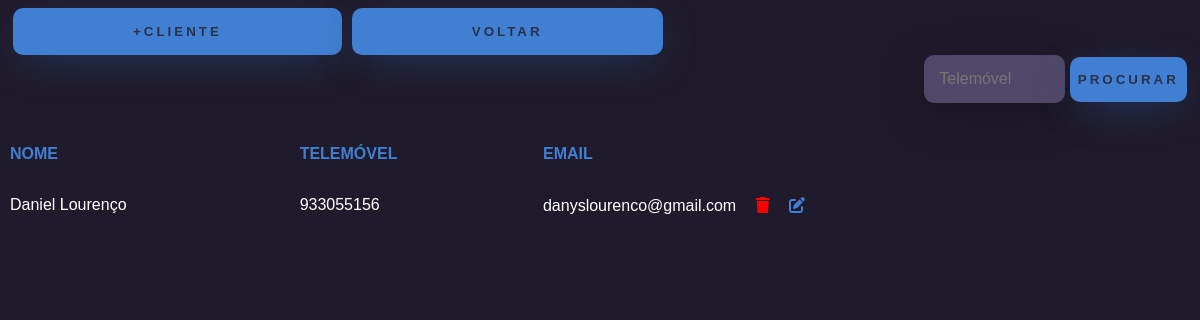
/clientes/, run on an earlier commit of the app's database.
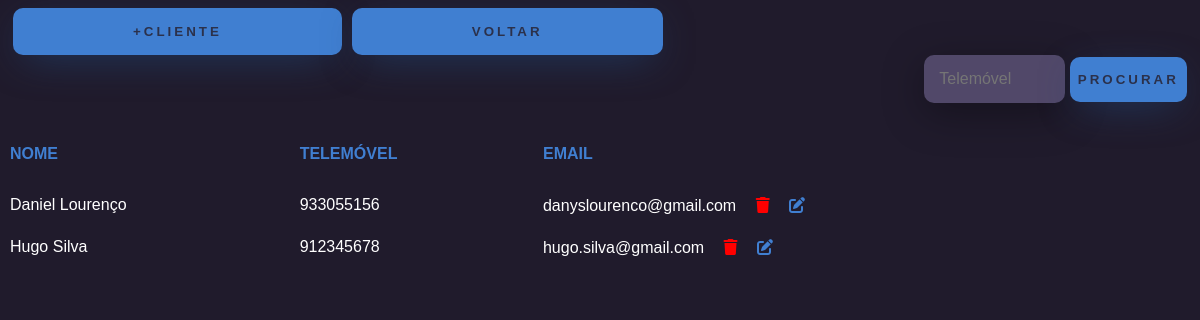
And on a later commit of the database.
### app/models.py (models this page shows, shortened)
class Cliente(models.Model):
    nome = models.CharField(max_length=100)
    apelido = models.CharField(max_length=100)
    telemovel = models.CharField(max_length=14, primary_key=True)
    email = models.EmailField(max_length=100)
    perm = models.CharField(max_length=50, default='cliente')

### app/views.py (the view)
# urls.py: path('clientes/',clientes,name="url_clientes"),
def clientes(request):
    filtro = request.GET.get('telemovel','')
    info = {}
    if filtro:
        info['clientes'] = Cliente.objects.filter(telemovel = filtro)
        return render(request,'lista_clientes.html',info)
    else:
        info['clientes'] = Cliente.objects.filter(perm='cliente')
        return render(request,'lista_clientes.html',info)

### app/templates/lista_clientes.html (shortened to what this page needs)
<!DOCTYPE html>
<html lang="en">
<head>
    {% load static %}
    <link rel="stylesheet" href="{% static 'listaclientes.css' %}">
    <link rel="stylesheet" href="https://cdn.jsdelivr.net/npm/sweetalert2@11.11.0/dist/sweetalert2.min.css">
</head>
<body>
    <div class="form-div">
        <form action="{% url 'url_novo_cliente' %}">
            <button type="submit" class="btn-login">+CLIENTE</button>
        </form>
        <form action="{% url 'url_home'%}">
            <button class="btn-login">VOLTAR</button>
        </form>
    </div>
    <div class="div-input">
        <form method="GET">
            <input type="text" name="telemovel" placeholder="Telemóvel">
            <button class="btn-voltar" type="submit">Procurar</button>
        </form>
    </div>
    <table>
        <tr>
            <th>NOME</th>
            <th>TELEMÓVEL</th>
            <th>EMAIL</th>
        </tr>
        {% for cliente in clientes %}
        <tr>
            <td>{{cliente.nome}} {{cliente.apelido}}</td>
            <td>{{cliente.telemovel}}</td>
            <td>{{cliente.email}} <a href="deletecliente/{{cliente.telemovel}}"><i class="fa-solid fa-trash"></i></a> <a href="editcliente/{{cliente.telemovel}}"><i class="fa-solid fa-edit"></i></a></td>
        </tr>
        {% endfor %}
    </table>
</body>
</html>

What changed in the data, as far as the page shows it:
added Cliente: nome "Hugo", apelido "Silva", telemovel "912345678", email "hugo.silva@gmail.com"
